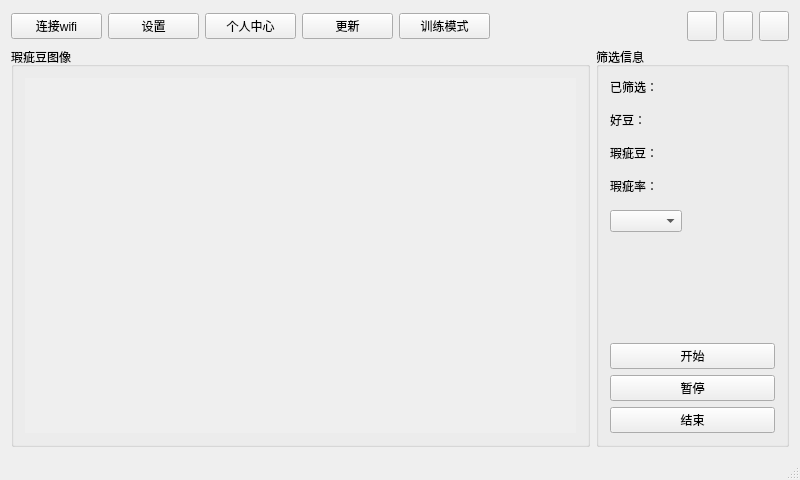
<?xml version="1.0" encoding="UTF-8"?>
<ui version="4.0">
 <class>MainWindow</class>
 <widget class="QMainWindow" name="MainWindow">
  <property name="geometry">
   <rect>
    <x>0</x>
    <y>0</y>
    <width>800</width>
    <height>480</height>
   </rect>
  </property>
  <property name="windowTitle">
   <string>MainWindow</string>
  </property>
  <widget class="QWidget" name="centralWidget">
   <layout class="QGridLayout" name="gridLayout_3">
    <item row="0" column="0">
     <layout class="QHBoxLayout" name="horizontalLayout">
      <item>
       <widget class="QPushButton" name="pushButton_4">
        <property name="sizePolicy">
         <sizepolicy hsizetype="Minimum" vsizetype="Fixed">
          <horstretch>1</horstretch>
          <verstretch>0</verstretch>
         </sizepolicy>
        </property>
        <property name="text">
         <string>连接wifi</string>
        </property>
       </widget>
      </item>
      <item>
       <widget class="QPushButton" name="pushButton_5">
        <property name="sizePolicy">
         <sizepolicy hsizetype="Minimum" vsizetype="Fixed">
          <horstretch>1</horstretch>
          <verstretch>0</verstretch>
         </sizepolicy>
        </property>
        <property name="text">
         <string>设置</string>
        </property>
       </widget>
      </item>
      <item>
       <widget class="QPushButton" name="pushButton_7">
        <property name="sizePolicy">
         <sizepolicy hsizetype="Minimum" vsizetype="Fixed">
          <horstretch>1</horstretch>
          <verstretch>0</verstretch>
         </sizepolicy>
        </property>
        <property name="text">
         <string>个人中心</string>
        </property>
       </widget>
      </item>
      <item>
       <widget class="QPushButton" name="pushButton_6">
        <property name="sizePolicy">
         <sizepolicy hsizetype="Minimum" vsizetype="Fixed">
          <horstretch>1</horstretch>
          <verstretch>0</verstretch>
         </sizepolicy>
        </property>
        <property name="text">
         <string>更新</string>
        </property>
       </widget>
      </item>
      <item>
       <widget class="QPushButton" name="pushButton_8">
        <property name="sizePolicy">
         <sizepolicy hsizetype="Minimum" vsizetype="Fixed">
          <horstretch>1</horstretch>
          <verstretch>0</verstretch>
         </sizepolicy>
        </property>
        <property name="text">
         <string>训练模式</string>
        </property>
       </widget>
      </item>
      <item>
       <spacer name="horizontalSpacer_2">
        <property name="orientation">
         <enum>Qt::Horizontal</enum>
        </property>
        <property name="sizeType">
         <enum>QSizePolicy::MinimumExpanding</enum>
        </property>
        <property name="sizeHint" stdset="0">
         <size>
          <width>100</width>
          <height>20</height>
         </size>
        </property>
       </spacer>
      </item>
     </layout>
    </item>
    <item row="0" column="1">
     <layout class="QGridLayout" name="gridLayout_5">
      <item row="0" column="0">
       <spacer name="horizontalSpacer">
        <property name="orientation">
         <enum>Qt::Horizontal</enum>
        </property>
        <property name="sizeHint" stdset="0">
         <size>
          <width>40</width>
          <height>20</height>
         </size>
        </property>
       </spacer>
      </item>
      <item row="0" column="3">
       <widget class="QPushButton" name="pushButton_close">
        <property name="minimumSize">
         <size>
          <width>30</width>
          <height>30</height>
         </size>
        </property>
        <property name="maximumSize">
         <size>
          <width>30</width>
          <height>30</height>
         </size>
        </property>
        <property name="text">
         <string/>
        </property>
        <property name="icon">
         <iconset resource="main.qrc">
          <normaloff>:/image/close.png</normaloff>:/image/close.png</iconset>
        </property>
       </widget>
      </item>
      <item row="0" column="1">
       <widget class="QPushButton" name="pushButton_min">
        <property name="minimumSize">
         <size>
          <width>30</width>
          <height>30</height>
         </size>
        </property>
        <property name="maximumSize">
         <size>
          <width>30</width>
          <height>30</height>
         </size>
        </property>
        <property name="text">
         <string/>
        </property>
        <property name="icon">
         <iconset resource="main.qrc">
          <normaloff>:/image/minus-sign-on-a-square-outline.png</normaloff>:/image/minus-sign-on-a-square-outline.png</iconset>
        </property>
       </widget>
      </item>
      <item row="0" column="2">
       <widget class="QPushButton" name="pushButton_max">
        <property name="minimumSize">
         <size>
          <width>30</width>
          <height>30</height>
         </size>
        </property>
        <property name="maximumSize">
         <size>
          <width>30</width>
          <height>30</height>
         </size>
        </property>
        <property name="text">
         <string/>
        </property>
        <property name="icon">
         <iconset resource="main.qrc">
          <normaloff>:/image/expand-button.png</normaloff>:/image/expand-button.png</iconset>
        </property>
       </widget>
      </item>
     </layout>
    </item>
    <item row="1" column="0">
     <widget class="QGroupBox" name="groupBox">
      <property name="sizePolicy">
       <sizepolicy hsizetype="Preferred" vsizetype="Preferred">
        <horstretch>3</horstretch>
        <verstretch>0</verstretch>
       </sizepolicy>
      </property>
      <property name="minimumSize">
       <size>
        <width>560</width>
        <height>0</height>
       </size>
      </property>
      <property name="title">
       <string>瑕疵豆图像</string>
      </property>
      <layout class="QGridLayout" name="gridLayout_2">
       <item row="1" column="0" colspan="2">
        <widget class="QLabel" name="lblOriginal">
         <property name="sizePolicy">
          <sizepolicy hsizetype="Preferred" vsizetype="Preferred">
           <horstretch>1</horstretch>
           <verstretch>1</verstretch>
          </sizepolicy>
         </property>
         <property name="autoFillBackground">
          <bool>true</bool>
         </property>
         <property name="text">
          <string/>
         </property>
        </widget>
       </item>
      </layout>
     </widget>
    </item>
    <item row="1" column="1">
     <widget class="QGroupBox" name="groupBox_2">
      <property name="sizePolicy">
       <sizepolicy hsizetype="Preferred" vsizetype="Preferred">
        <horstretch>1</horstretch>
        <verstretch>0</verstretch>
       </sizepolicy>
      </property>
      <property name="title">
       <string>筛选信息</string>
      </property>
      <layout class="QGridLayout" name="gridLayout">
       <item row="4" column="0">
        <widget class="QPushButton" name="pushButton">
         <property name="text">
          <string>开始</string>
         </property>
        </widget>
       </item>
       <item row="6" column="0">
        <widget class="QPushButton" name="pushButton_stop">
         <property name="text">
          <string>结束</string>
         </property>
        </widget>
       </item>
       <item row="5" column="0">
        <widget class="QPushButton" name="pushButton_pause">
         <property name="enabled">
          <bool>true</bool>
         </property>
         <property name="text">
          <string>暂停</string>
         </property>
         <property name="checkable">
          <bool>true</bool>
         </property>
        </widget>
       </item>
       <item row="2" column="0">
        <spacer name="verticalSpacer">
         <property name="orientation">
          <enum>Qt::Vertical</enum>
         </property>
         <property name="sizeHint" stdset="0">
          <size>
           <width>20</width>
           <height>40</height>
          </size>
         </property>
        </spacer>
       </item>
       <item row="0" column="0">
        <layout class="QGridLayout" name="gridLayout_4">
         <property name="verticalSpacing">
          <number>15</number>
         </property>
         <item row="4" column="0">
          <widget class="QComboBox" name="com">
           <property name="sizePolicy">
            <sizepolicy hsizetype="Preferred" vsizetype="Fixed">
             <horstretch>0</horstretch>
             <verstretch>0</verstretch>
            </sizepolicy>
           </property>
          </widget>
         </item>
         <item row="2" column="0" colspan="4">
          <widget class="QLabel" name="label_3">
           <property name="text">
            <string>瑕疵豆：</string>
           </property>
          </widget>
         </item>
         <item row="0" column="0" colspan="4">
          <widget class="QLabel" name="label">
           <property name="text">
            <string>已筛选：</string>
           </property>
          </widget>
         </item>
         <item row="3" column="0" colspan="4">
          <widget class="QLabel" name="label_4">
           <property name="text">
            <string>瑕疵率：</string>
           </property>
          </widget>
         </item>
         <item row="1" column="0" colspan="4">
          <widget class="QLabel" name="label_2">
           <property name="text">
            <string>好豆：</string>
           </property>
          </widget>
         </item>
         <item row="4" column="1">
          <spacer name="horizontalSpacer_3">
           <property name="orientation">
            <enum>Qt::Horizontal</enum>
           </property>
           <property name="sizeHint" stdset="0">
            <size>
             <width>40</width>
             <height>20</height>
            </size>
           </property>
          </spacer>
         </item>
        </layout>
       </item>
      </layout>
     </widget>
    </item>
   </layout>
  </widget>
  <widget class="QStatusBar" name="statusBar"/>
 </widget>
 <layoutdefault spacing="6" margin="11"/>
 <resources>
  <include location="main.qrc"/>
 </resources>
 <connections/>
</ui>
